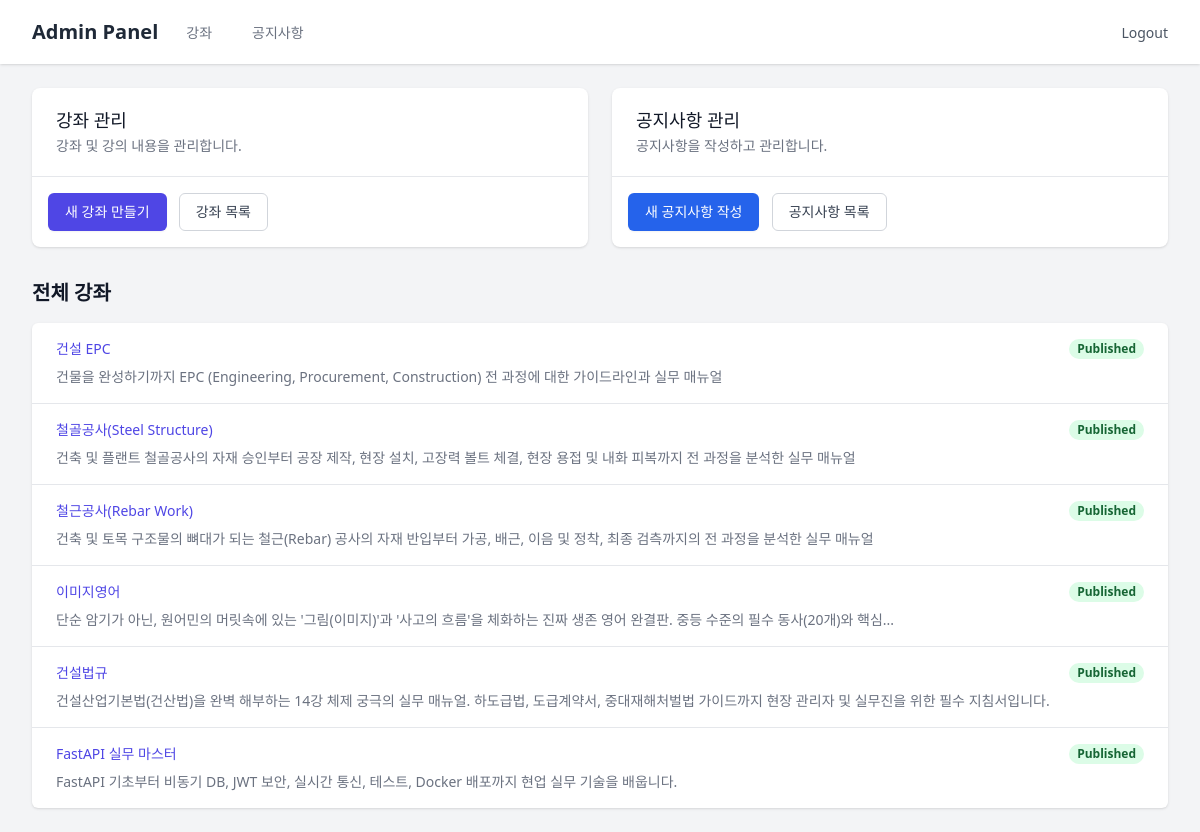
The page /admin/ (signed in) on the database its author committed.
### models/__init__.py (models this page shows)
class Course(SQLModel, table=True):
    id: Optional[int] = Field(default=None, primary_key=True)
    title: str
    description: Optional[str] = None
    thumbnail_url: Optional[str] = None
    category_id: Optional[int] = Field(default=None, foreign_key="category.id")
    category: Optional[Category] = Relationship(back_populates="courses")
    lessons: List["Lesson"] = Relationship(back_populates="course", cascade_delete=True)

### routers/admin.py (the view)
@router.get("/")
def admin_dashboard(
    request: Request,
    user: User = Depends(get_current_admin_user),
    session: Session = Depends(get_session)
):
    courses = session.exec(select(Course)).all()
    return templates.TemplateResponse(
        request=request, name="admin/dashboard.html", context={"user": user, "courses": courses}
    )

### templates/admin/dashboard.html (shortened to what this page needs)
{% extends "admin/base.html" %}
{% block content %}
<div class="grid grid-cols-1 md:grid-cols-2 gap-6 mb-6">
    <div class="bg-white shadow overflow-hidden sm:rounded-lg">
        <div class="px-4 py-5 sm:px-6">
            <h3 class="text-lg leading-6 font-medium text-gray-900">강좌 관리</h3>
            <p class="mt-1 text-sm text-gray-500">강좌 및 강의 내용을 관리합니다.</p>
        </div>
        <div class="border-t border-gray-200 px-4 py-4">
            <a href="/admin/courses/new"
                class="inline-flex items-center px-4 py-2 border border-transparent text-sm font-medium rounded-md shadow-sm text-white bg-indigo-600 hover:bg-indigo-700">
                새 강좌 만들기
            </a>
            <a href="/admin" class="ml-2 inline-flex items-center px-4 py-2 border border-gray-300 text-sm font-medium rounded-md text-gray-700 bg-white hover:bg-gray-50">
                강좌 목록
            </a>
        </div>
    </div>
    <div class="bg-white shadow overflow-hidden sm:rounded-lg">
        <div class="px-4 py-5 sm:px-6">
            <h3 class="text-lg leading-6 font-medium text-gray-900">공지사항 관리</h3>
            <p class="mt-1 text-sm text-gray-500">공지사항을 작성하고 관리합니다.</p>
        </div>
        <div class="border-t border-gray-200 px-4 py-4">
            <a href="/admin/notices/new"
                class="inline-flex items-center px-4 py-2 border border-transparent text-sm font-medium rounded-md shadow-sm text-white bg-blue-600 hover:bg-blue-700">
                새 공지사항 작성
            </a>
            <a href="/admin/notices" class="ml-2 inline-flex items-center px-4 py-2 border border-gray-300 text-sm font-medium rounded-md text-gray-700 bg-white hover:bg-gray-50">
                공지사항 목록
            </a>
        </div>
    </div>
</div>
<div class="mt-8">
    <h4 class="text-xl font-bold text-gray-900 mb-4">전체 강좌</h4>
    <div class="bg-white shadow overflow-hidden sm:rounded-md">
        <ul role="list" class="divide-y divide-gray-200">
            {% if courses %}
            {% for course in courses %}
            <li>
                <a href="/admin/courses/{{ course.id }}" class="block hover:bg-gray-50">
                    <div class="px-4 py-4 sm:px-6">
                        <div class="flex items-center justify-between">
                            <p class="text-sm font-medium text-indigo-600 truncate">{{ course.title }}</p>
                            <div class="ml-2 flex-shrink-0 flex">
                                <p class="px-2 inline-flex text-xs leading-5 font-semibold rounded-full bg-green-100 text-green-800">
                                    Published
                                </p>
                            </div>
                        </div>
                        <div class="mt-2 sm:flex sm:justify-between">
                            <div class="sm:flex">
                                <p class="flex items-center text-sm text-gray-500">
                                    {{ course.description | truncate(100) }}
                                </p>
                            </div>
                        </div>
                    </div>
                </a>
            </li>
            {% endfor %}
            {% else %}
            <li class="px-4 py-5 sm:px-6 text-center text-gray-500">등록된 강좌가 없습니다.</li>
            {% endif %}
        </ul>
    </div>
</div>
{% endblock %}

### rows shown on the page
Course: title "건설 EPC", description "건물을 완성하기까지 EPC (Engineering, Procurement, Construction) 전 과정에 대한 가이드라인과 실무 매뉴얼"
Course: title "철골공사(Steel Structure)", description "건축 및 플랜트 철골공사의 자재 승인부터 공장 제작, 현장 설치, 고장력 볼트 체결, 현장 용접 및 내화 피복까지 전 과정을 분석한 실무 매뉴얼"
Course: title "철근공사(Rebar Work)", description "건축 및 토목 구조물의 뼈대가 되는 철근(Rebar) 공사의 자재 반입부터 가공, 배근, 이음 및 정착, 최종 검측까지의 전 과정을 분석한 실무 매뉴얼"
Course: title "이미지영어", description "단순 암기가 아닌, 원어민의 머릿속에 있는 '그림(이미지)'과 '사고의 흐름'을 체화하는 진짜 생존 영어 완결판. 중등 수준의 필수 동사(20개)와 핵심..."
Course: title "건설법규", description "건설산업기본법(건산법)을 완벽 해부하는 14강 체제 궁극의 실무 매뉴얼. 하도급법, 도급계약서, 중대재해처벌법 가이드까지 현장 관리자 및 실무진을 위한 필수 지침서입니다."
Course: title "FastAPI 실무 마스터", description "FastAPI 기초부터 비동기 DB, JWT 보안, 실시간 통신, 테스트, Docker 배포까지 현업 실무 기술을 배웁니다."
